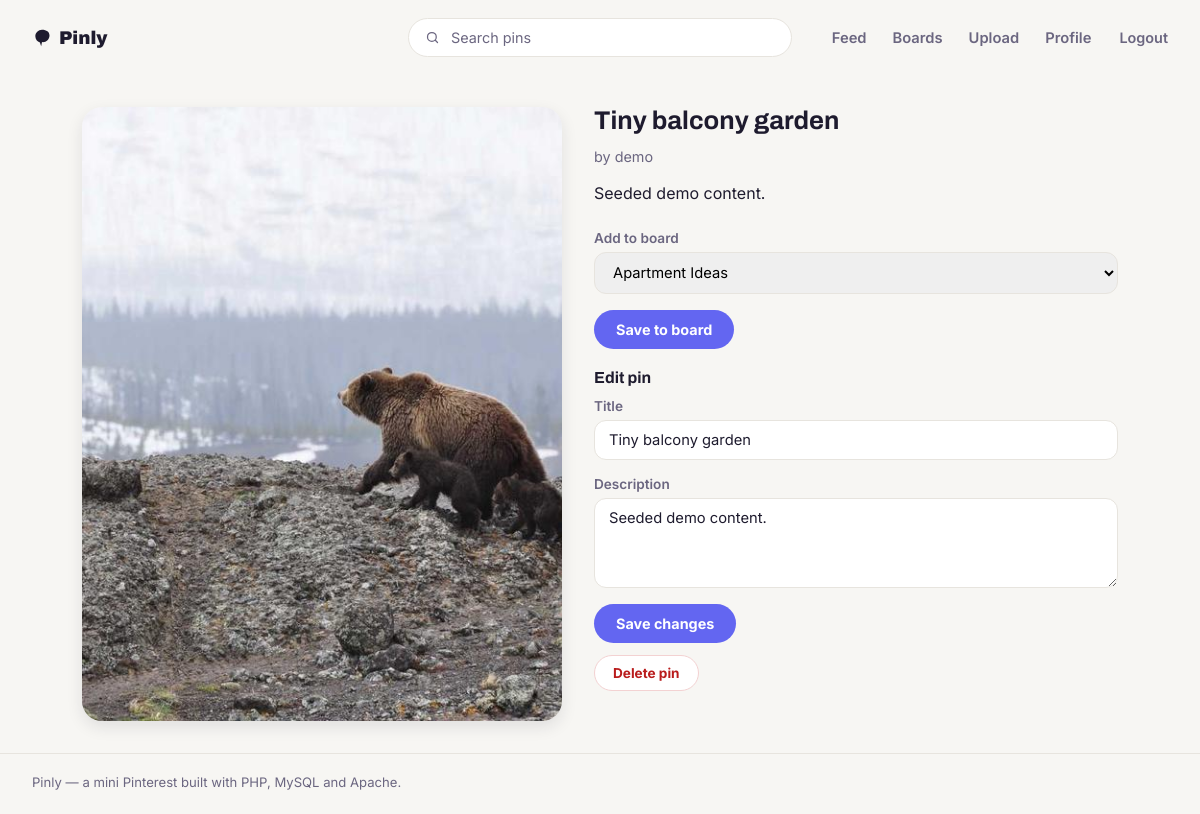
The page /pin.php?id=35 (signed in) on the database its author committed.
### tables this page shows
CREATE TABLE pins (
  id INT UNSIGNED AUTO_INCREMENT PRIMARY KEY,
  user_id INT UNSIGNED NOT NULL,
  image_path VARCHAR(255) NOT NULL,
  title VARCHAR(150) NOT NULL,
  description TEXT,
  created_at TIMESTAMP NOT NULL DEFAULT CURRENT_TIMESTAMP,
  FOREIGN KEY (user_id) REFERENCES users(id) ON DELETE CASCADE,
  INDEX idx_pins_user_id (user_id),
  INDEX idx_pins_created_at (created_at)
);

CREATE TABLE users (
  id INT UNSIGNED AUTO_INCREMENT PRIMARY KEY,
  username VARCHAR(50) NOT NULL UNIQUE,
  email VARCHAR(255) NOT NULL UNIQUE,
  password_hash VARCHAR(255) NOT NULL,
  created_at TIMESTAMP NOT NULL DEFAULT CURRENT_TIMESTAMP
);

### includes/functions.php (called while the page is built, shortened)
<?php
function e(?string $value): string
{
    return htmlspecialchars($value ?? '', ENT_QUOTES, 'UTF-8');
}

### includes/auth.php (called while the page is built, shortened)
<?php
function current_user_id(): ?int
{
    return $_SESSION['user_id'] ?? null;
}

### public/pin.php (the view, shortened to what this page needs)
<?php
require __DIR__ . '/../includes/bootstrap.php';
$pinId = (int) ($_GET['id'] ?? 0);
function fetch_pin(PDO $pdo, int $pinId): ?array
{
    $stmt = $pdo->prepare(
        'SELECT pins.*, users.username
         FROM pins JOIN users ON users.id = pins.user_id
         WHERE pins.id = ?'
    );
    $stmt->execute([$pinId]);
    $pin = $stmt->fetch();
    return $pin ?: null;
}
$pin = fetch_pin($pdo, $pinId);
$isOwner = current_user_id() === (int) $pin['user_id'];
$stmt = $pdo->prepare(
    'SELECT boards.id, boards.name
     FROM board_pins JOIN boards ON boards.id = board_pins.board_id
     WHERE board_pins.pin_id = ?
     ORDER BY boards.name'
);
$stmt->execute([$pinId]);
$pinBoards = $stmt->fetchAll();
$myBoardsToAdd = [];
if (current_user_id() !== null) {
    $pinBoardIds = array_column($pinBoards, 'id');
    $stmt = $pdo->prepare('SELECT id, name FROM boards WHERE user_id = ? ORDER BY name');
    $stmt->execute([current_user_id()]);
    $myBoardsToAdd = array_filter($stmt->fetchAll(), fn ($b) => !in_array($b['id'], $pinBoardIds));
}
require __DIR__ . '/../includes/header.php';
?>
<div class="pin-detail">
  <div class="art">
    <img src="<?= e($pin['image_path']) ?>" alt="<?= e($pin['title']) ?>">
  </div>
  <div class="meta">
    <h1><?= e($pin['title']) ?></h1>
    <p class="byline">by <?= e($pin['username']) ?></p>
    <?php if ($pin['description']): ?>
      <p class="description"><?= nl2br(e($pin['description'])) ?></p>
    <?php endif; ?>
    <?php if (current_user_id() !== null): ?>
      <?php if ($myBoardsToAdd): ?>
        <form method="post" action="board_add_pin.php" style="margin-bottom:20px;">
          <div class="field">
            <label for="board_id">Add to board</label>
            <select id="board_id" name="board_id" style="border:1px solid var(--border); border-radius:12px; padding:10px 14px; font-family:'Inter'; font-size:0.92rem;">
              <?php foreach ($myBoardsToAdd as $b): ?>
                <option value="<?= (int) $b['id'] ?>"><?= e($b['name']) ?></option>
              <?php endforeach; ?>
            </select>
          </div>
          <button type="submit" class="btn-primary">Save to board</button>
        </form>
      <?php elseif (current_user_id() !== null): ?>
        <p class="form-note">Already saved to all your boards, or <a href="board_create.php">create a new board</a>.</p>
      <?php endif; ?>
    <?php endif; ?>
    <?php if ($isOwner): ?>
      <h2 class="section-title">Edit pin</h2>
      <form method="post" action="pin.php?id=<?= (int) $pinId ?>">
        <div class="field">
          <label for="title">Title</label>
          <input type="text" id="title" name="title" value="<?= e($pin['title']) ?>" required maxlength="150">
        </div>
        <div class="field">
          <label for="description">Description</label>
          <textarea id="description" name="description"><?= e($pin['description'] ?? '') ?></textarea>
        </div>
        <div class="owner-actions">
          <button type="submit" class="btn-primary">Save changes</button>
        </div>
      </form>
      <form method="post" action="pin.php?id=<?= (int) $pinId ?>" onsubmit="return confirm('Delete this pin? This cannot be undone.');" style="margin-top:12px;">
        <button type="submit" class="btn-danger">Delete pin</button>
      </form>
    <?php endif; ?>
  </div>
</div>
<?php require __DIR__ . '/../includes/footer.php'; ?>

### public/assets/css/style.css (style rules this page uses)
:root { --color-primary: #4338CA; --color-primary-2: #6366F1; --ink: #1E1B2E; --ink-soft: #6B6680; --paper: #F7F6F3; --border: #E7E4DE; --radius-pill: 999px; --radius-card: 20px; --shadow: 0 6px 16px rgba(30, 27, 46, 0.10); }
* { box-sizing: border-box; }
body { margin: 0; background: var(--paper); color: var(--ink); font-family: 'Inter', sans-serif; -webkit-font-smoothing: antialiased; }
button { font-family: inherit; cursor: pointer; }
.art { position: relative; width: 100%; background: linear-gradient(100deg, #ECE9E2 30%, #E1DDD3 45%, #ECE9E2 60%); background-size: 200% 100%; animation: skeleton-sweep 1.3s ease-in-out infinite; }
.art img { position: absolute; inset: 0; width: 100%; height: 100%; object-fit: cover; opacity: 0; transition: opacity 0.35s ease; }
.field { margin-bottom: 16px; display: flex; flex-direction: column; gap: 6px; }
.field label { font-size: 0.85rem; font-weight: 600; color: var(--ink-soft); }
.field input[type="text"], .field input[type="email"], .field input[type="password"], .field input[type="file"], .field textarea { border: 1px solid var(--border); border-radius: 12px; padding: 10px 14px; font-family: 'Inter', sans-serif; font-size: 0.92rem; color: var(--ink); background: #fff; }
.field textarea { resize: vertical; min-height: 90px; }
.btn-primary { display: inline-flex; align-items: center; justify-content: center; background: var(--color-primary-2); color: #fff; font-weight: 700; font-size: 0.9rem; padding: 11px 22px; border-radius: var(--radius-pill); border: none; }
.btn-danger { background: #fff; color: #B91C1C; border: 1px solid #F3D2D2; font-weight: 700; font-size: 0.85rem; padding: 9px 18px; border-radius: var(--radius-pill); }
.pin-detail { display: flex; align-items: flex-start; gap: 32px; flex-wrap: wrap; max-width: 1100px; margin: 32px auto; padding: 0 32px; }
.pin-detail .art { flex: 1 1 380px; max-width: 480px; border-radius: 20px; overflow: hidden; box-shadow: var(--shadow); animation: none; background: none; }
.pin-detail .art img { position: static; width: 100%; height: auto; opacity: 1; display: block; }
.pin-detail .meta { flex: 1 1 320px; }
.pin-detail h1 { font-family: 'Archivo', sans-serif; font-size: 1.6rem; margin: 0 0 8px; }
.pin-detail .byline { color: var(--ink-soft); font-size: 0.9rem; margin-bottom: 16px; }
.pin-detail .description { margin-bottom: 24px; line-height: 1.55; }
.pin-detail .owner-actions { display: flex; gap: 10px; margin-top: 8px; }
.section-title { font-family: 'Archivo', sans-serif; font-size: 1rem; margin: 0 0 12px; }

### rows shown on the page
pins: image_path (picture), title "Tiny balcony garden", user.username "demo", description "Seeded demo content."

### other values the page prints
form field board_id "Apartment Ideas"
